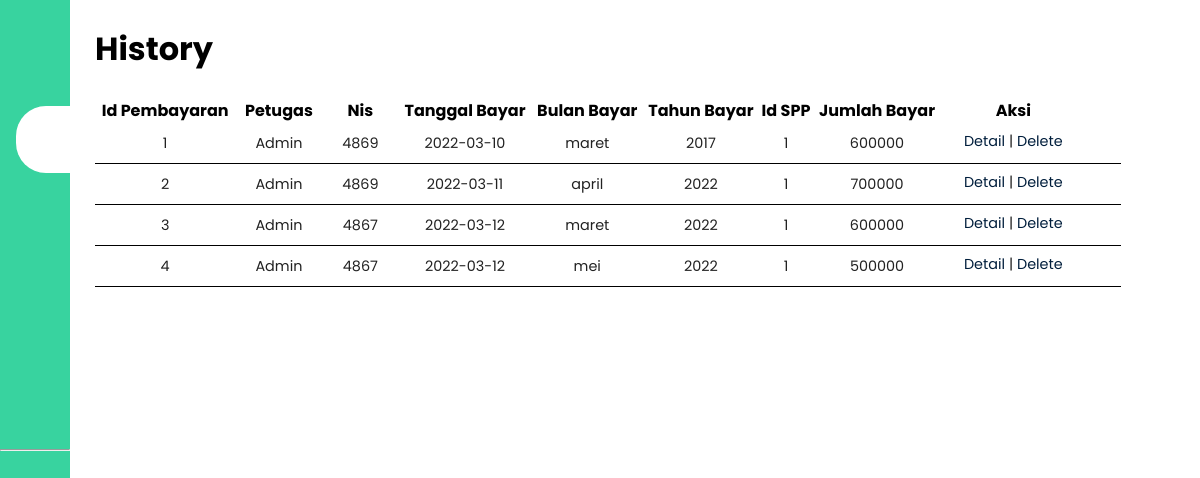
Screenshot of /History/index.php (signed in) with the database file from the repository.
### tables this page shows
CREATE TABLE `pembayaran` (
  `id_pembayaran` int(11) NOT NULL,
  `id_petugas` int(11) NOT NULL,
  `nis` varchar(10) NOT NULL,
  `tgl_bayar` date NOT NULL,
  `bulan_dibayar` varchar(8) NOT NULL,
  `tahun_dibayar` varchar(4) NOT NULL,
  `id_spp` int(11) NOT NULL,
  `jumlah_bayar` double NOT NULL
);

CREATE TABLE `petugas` (
  `id_petugas` int(11) NOT NULL,
  `username` varchar(25) NOT NULL,
  `password` varchar(60) NOT NULL,
  `nama_petugas` varchar(35) NOT NULL,
  `level` varchar(12) NOT NULL
);

### History/index.php (the view, shortened to what this page needs)
<?php
require_once '../templates/header.php';
?>
<div class="main-content">
    <h1>History</h1>
    <br>
    <table>
        <tr>
            <th>Id Pembayaran </th>
            <th>Petugas</th>
            <th>Nis</th>
            <th>Tanggal Bayar</th>
            <th>Bulan Bayar</th>
            <th>Tahun Bayar</th>
            <th>Id SPP</th>
            <th>Jumlah Bayar</th>
            <?php if (isset($_SESSION['leveluser'])) : ?>
                <?php if ($_SESSION['leveluser'] == 'admin') : ?>
                    <th>Aksi</th>
                <?php endif; ?>
            <?php endif; ?>
        </tr>
        <?php
        $query = "SELECT * FROM pembayaran JOIN petugas ON pembayaran.id_petugas = petugas.id_petugas";
        $result = mysqli_query($conn, $query);
        $i = 1;
        ?>
        <?php foreach ($result as $row) : ?>
            <tr>
                <td><?= $i++ ?></td>
                <td>
                    <?= $row['nama_petugas'] ?>
                </td>
                <td>
                    <?= $row['nis'] ?>
                </td>
                <td>
                    <?= $row['tgl_bayar'] ?>
                </td>
                <td>
                    <?= $row['bulan_dibayar'] ?>
                </td>
                <td>
                    <?= $row['tahun_dibayar'] ?>
                </td>
                <td>
                    <?= $row['id_spp'] ?>
                </td>
                <td>
                    <?= $row['jumlah_bayar'] ?>
                </td>
                <?php if (isset($_SESSION['leveluser'])) : ?>
                    <?php if ($_SESSION['leveluser'] == 'admin') : ?>
                        <td>
                            <a class="anchor" href="detail.php?nis=<?= $row['nis']; ?>">Detail </a>
                            <span>|</span>
                            <a class="anchor" href="delete.php?id_pembayaran=<?php echo $row['id_pembayaran']; ?>" onclick="return confirm ('apakah anda yakin?')">Delete</a>
                        <td>
                        <?php endif; ?>
                    <?php endif; ?>
            </tr>
        <?php endforeach; ?>
    </table>
</div>
<?php
require_once '../templates/footer.php';
?>

### templates/css/style.css (style rules this page uses)
:root { --main-color: #38d39f; --color-dark: #1D2231; --text-grey: #8390A2; }
* { padding: 0; margin: 0; box-sizing: border-box; list-style-type: none; text-decoration: none; font-family: 'Poppins', sans-serif; }
table { width: 95%; }
table td { border-bottom: 1px solid black; text-align: center; }
.main-content { padding: 25px; }
.main-content { transition: margin-left 300ms; margin-left: 345px; }
table { border-collapse: collapse; }
td { padding: .5rem 1rem; font-size: .9rem; color: #222; }
@media only screen and (max-width: 1200px) { .main-content { margin-left: 70px; } }

### History/index.php (style rules this page uses)
.anchor { text-decoration: none; color: #001e3c; display: inline-block; }
.anchor:after { display: block; content: ''; border-bottom: solid 3px #001e3c; transform: scaleX(0); transition: transform 250ms ease-in-out; }
a.anchor:after { transform-origin: 0% 50%; }

### rows the page displays
pembayaran: id_petugas.nama_petugas "Admin", nis "4869", tgl_bayar "2022-03-10", bulan_dibayar "maret", tahun_dibayar "2017", id_spp "1", jumlah_bayar "600000"
pembayaran: id_petugas.nama_petugas "Admin", nis "4869", tgl_bayar "2022-03-11", bulan_dibayar "april", tahun_dibayar "2022", id_spp "1", jumlah_bayar "700000"
pembayaran: id_petugas.nama_petugas "Admin", nis "4867", tgl_bayar "2022-03-12", bulan_dibayar "maret", tahun_dibayar "2022", id_spp "1", jumlah_bayar "600000"
pembayaran: id_petugas.nama_petugas "Admin", nis "4867", tgl_bayar "2022-03-12", bulan_dibayar "mei", tahun_dibayar "2022", id_spp "1", jumlah_bayar "500000"
